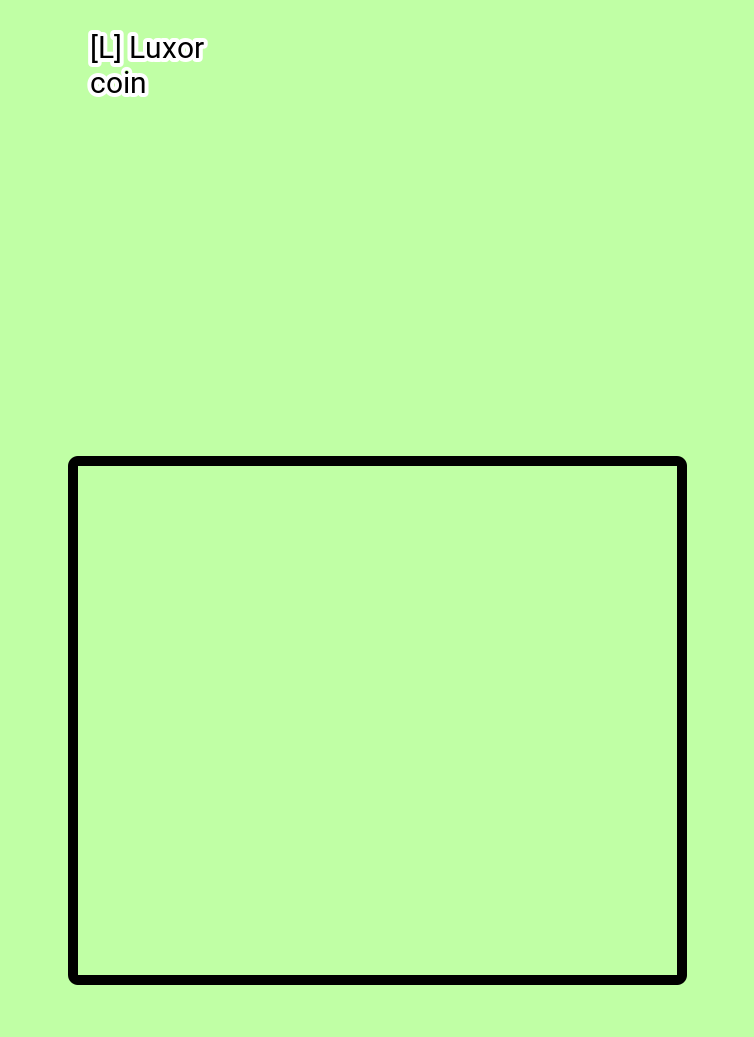
#> input picture cards/TL-S001-ID001.png, 754 x 1037 px
$ python page_builder.py
#> lines starting #> are read from the running program, lines starting #| are printed output that depends on the picture
from PIL import Image
import math


image_ref = Image.open('cards/TL-S001-ID001.png')
#> image_ref is the input picture: PIL image 754x1037 RGBA; mean R, G, B, A 186.5, 247.3, 160.4, 255
card_size = image_ref.size
#> card_size = (754, 1037)

current_page = 0
last_card = 12
for ii in range(1, last_card + 1):
    in_page_position = (ii - 1) % 9
    if in_page_position == 0:
        new_image = Image.new('RGB', (card_size[0] * 3, card_size[1] * 3), (250, 250, 250))
#> new_image: PIL image 2262x3111 RGB; every value is 250

    image1 = Image.open('cards/TL-S001-ID{:03d}.png'.format(ii))
    new_image.paste(image1, (card_size[0] * (in_page_position % 3), card_size[1] * math.floor(in_page_position / 3)))
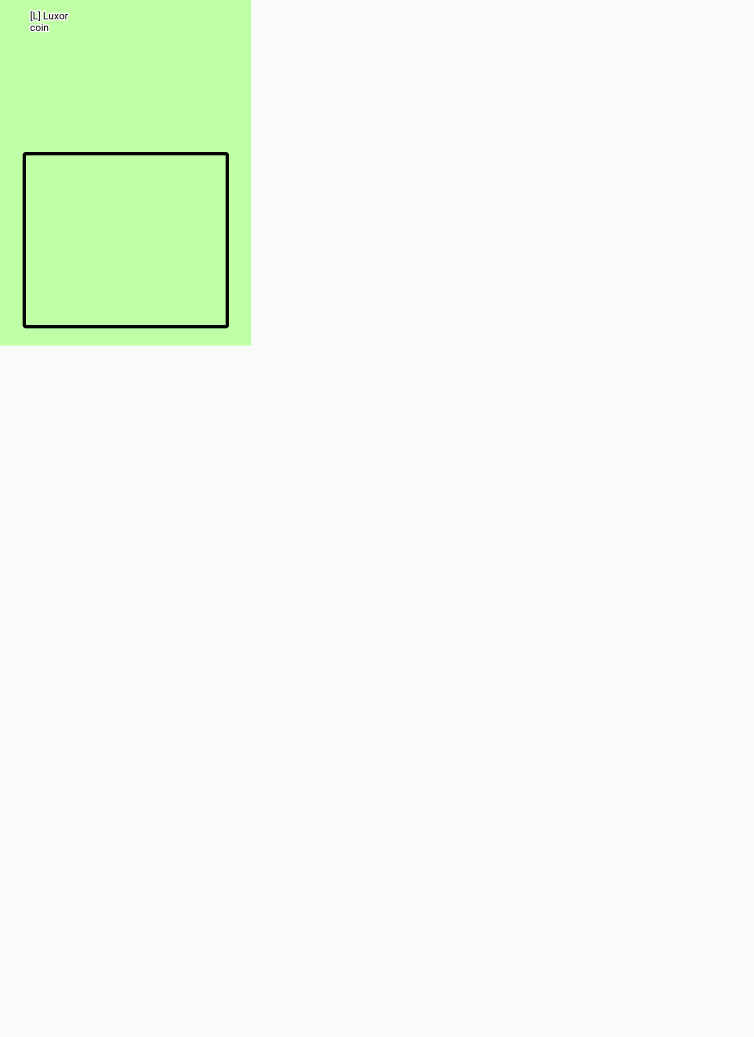
#> new_image: PIL image 2262x3111 RGB (shown at 1/3 size); mean R, G, B 242.9, 249.7, 240

    if in_page_position == 8 or ii == (last_card):
        current_page = current_page + 1
        new_image.save("pages/page-{:04d}.png".format(current_page))
#> pass 2 of the loop `for ii in range(1, last_card + 1):`:
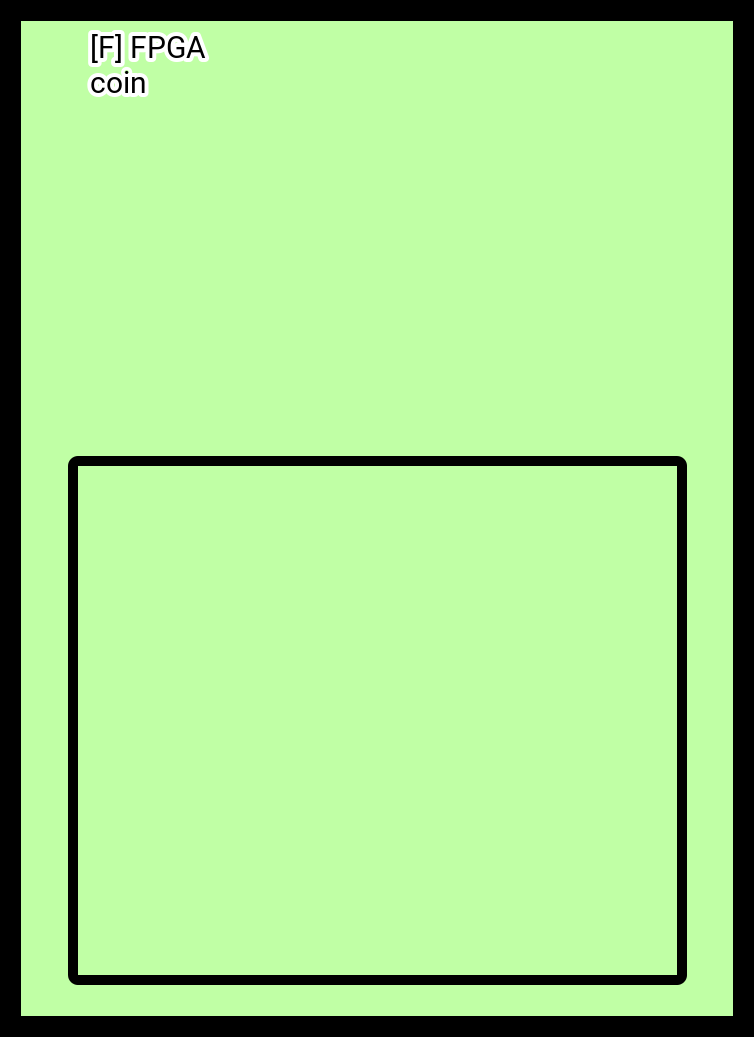
#> input picture cards/TL-S001-ID002.png, 754 x 1037 px
#> image1 is the input picture: PIL image 754x1037 RGBA; mean R, G, B, A 168.4, 223.3, 144.9, 255
#> `new_image.paste(image1, (card_size[0] * (in_page_position % 3), card_s..`:
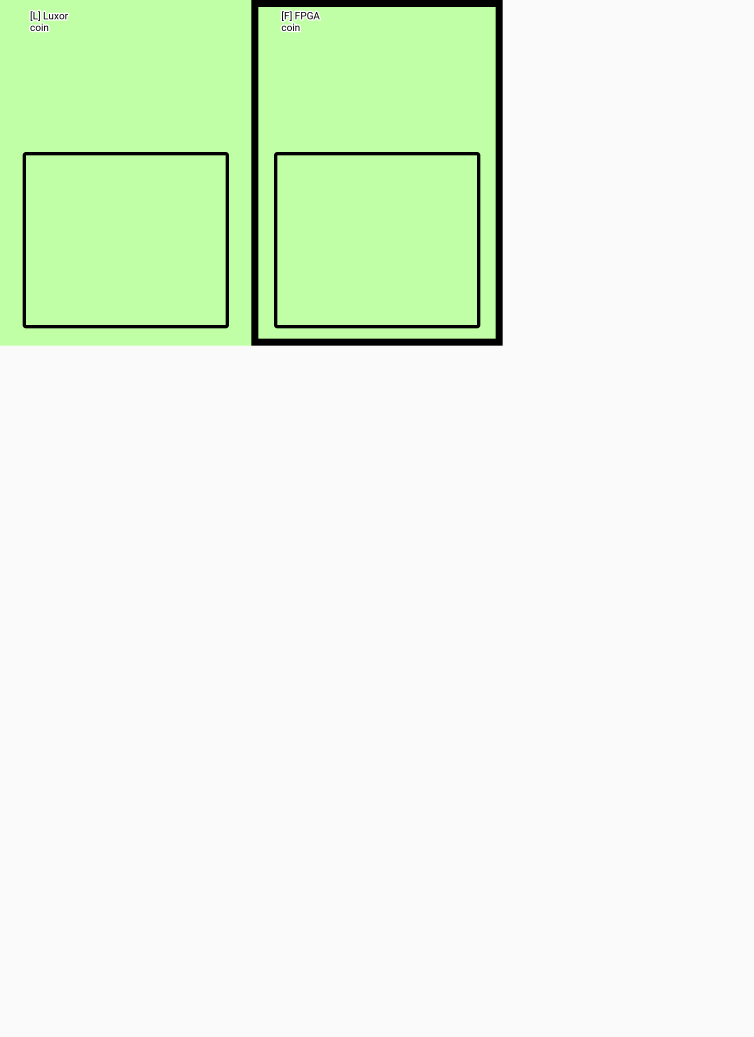
#> new_image: PIL image 2262x3111 RGB (shown at 1/3 size); mean R, G, B 233.9, 246.7, 228.4
#> pass 3 of the loop `for ii in range(1, last_card + 1):`:
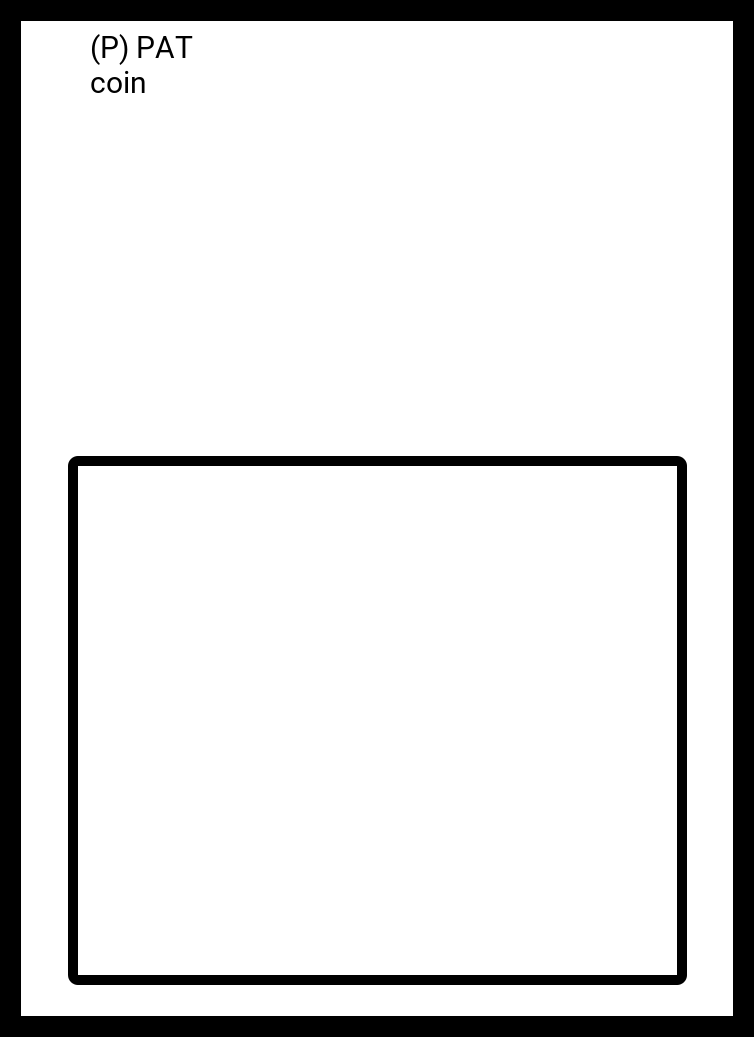
#> input picture cards/TL-S001-ID003.png, 754 x 1037 px
#> image1 is the input picture: PIL image 754x1037 RGBA; mean R, G, B, A 223.4, 223.4, 223.4, 255
#> `new_image.paste(image1, (card_size[0] * (in_page_position % 3), card_s..`:
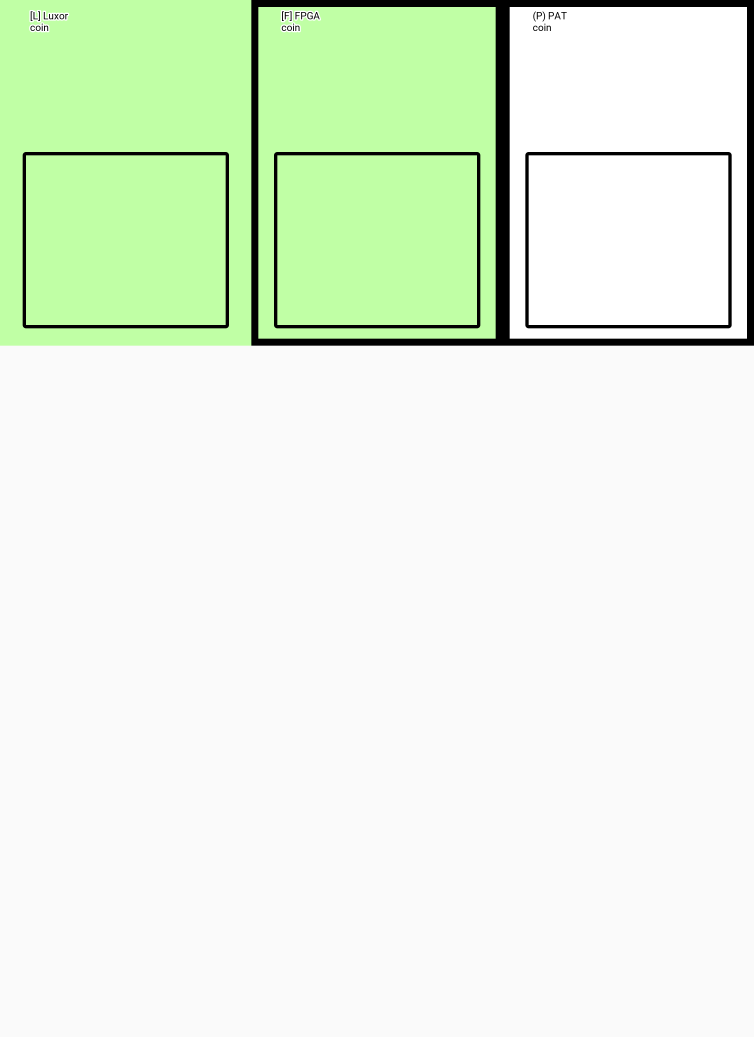
#> new_image: PIL image 2262x3111 RGB (shown at 1/3 size); mean R, G, B 230.9, 243.8, 225.4
#> (the run stopped early here; a loop or call above may not have finished)
